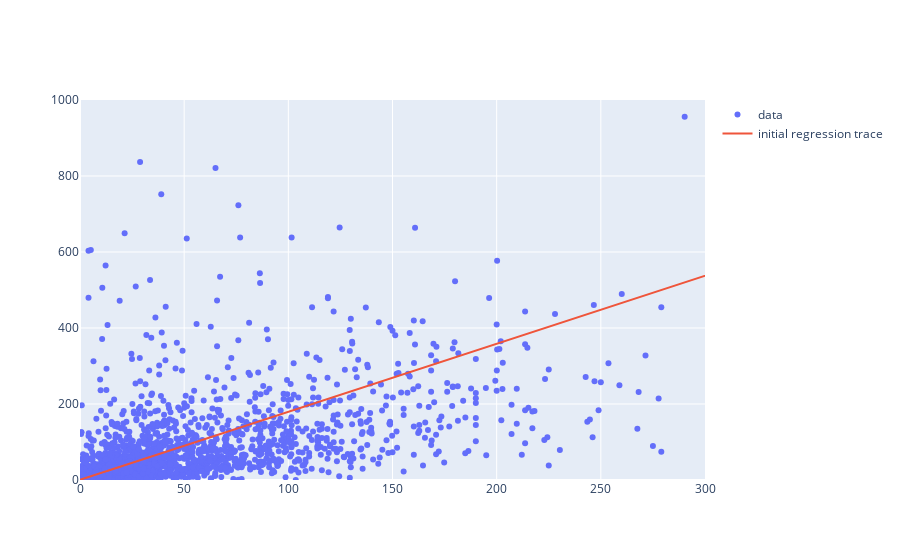

Notebook source saved alongside this figure:
### Code cell
plot([revenues_per_budgets_trace, initial_regression_trace], revenues_layout)

### Figure 1 — Plotly figure (JSON) as saved in the notebook; plotly's stock layout.template omitted (floating-point values rounded to 4 significant figures; data arrays with more than 128 entries replaced by an {"elided": "..."} marker saying what was removed)
{"data": [{"mode": "markers", "name": "data", "text": {"elided": "1776 str values"}, "type": "scatter", "x": {"elided": "1776 float values"}, "y": {"elided": "1776 float values"}}, {"mode": "lines", "name": "initial regression trace", "text": [], "type": "scatter", "x": {"elided": "1776 float values"}, "y": {"elided": "1776 float values"}}], "layout": {"xaxis": {"range": [0, 300]}, "yaxis": {"range": [0, 1000]}}}
